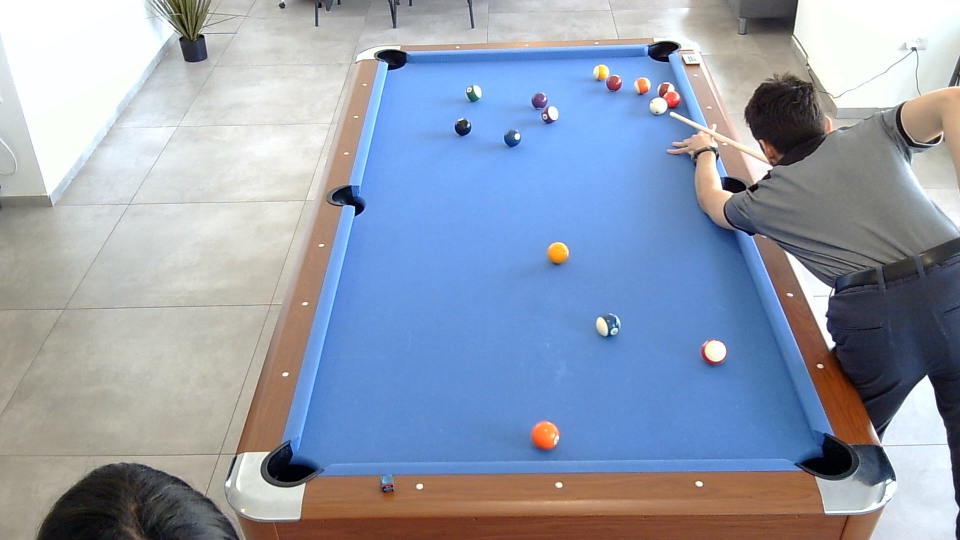
#> input picture data/1.jpg, 1920 x 1080 px (shown at 1/2 size)
$ python main2.py   (older library calls are emulated)
#> lines starting #> are read from the running program, lines starting #| are printed output that depends on the picture; after the words box and inside, x2 and y2 are one past the last pixel; in counts of white or black regions, pixels touching at a corner belong together
import json
import cv2
import colour
import numpy as np
from matplotlib import pyplot as plt

# [9 lines of commented-out code are left out]


def create_convex_hull(contours):
    """
    Creates a convex hull that covers all the provided contours.

    :param contours: A list of contours to cover with the convex hull.
    :return: The points of the convex hull covering all the contours.
    """
    # Combine all the contours into one array
    all_points = np.vstack(contours)

    # Compute the convex hull for the combined points
    convex_hull = cv2.convexHull(all_points)

    return convex_hull


def create_blue_mask(image_hsv):
    lower_blue = np.array([100, 100, 50])
    upper_blue = np.array([140, 255, 255])
    mask = cv2.inRange(image_hsv, lower_blue, upper_blue)
    image_masked_hsv = cv2.bitwise_and(image_hsv, image_hsv, mask=mask)
    return (mask, image_masked_hsv)


# [19 lines left out: functions display, display_color, display_gray, not called in this run]


def display_hsv(image_hsv, title):
    image_rgb = cv2.cvtColor(image_hsv, cv2.COLOR_HSV2BGR)
    display(image_rgb, title)


def find_largest_convex_hull(image_bgr):
    gray = cv2.cvtColor(image_bgr, cv2.COLOR_BGR2GRAY)
    thresh = cv2.threshold(gray, 0, 255, cv2.THRESH_BINARY + cv2.THRESH_OTSU)[1]

    contours, _ = cv2.findContours(thresh, cv2.RETR_TREE, cv2.CHAIN_APPROX_SIMPLE)
    contours = sorted(contours, key=cv2.contourArea, reverse=True)[:1]

    hull = create_convex_hull(contours)
    return hull


# [11 lines left out: functions paint_hull_on_image, paint_lines_on_image, not called in this run]


def is_line_horizontal(line):
    line_height = abs(line[0][0][1] - line[1][0][1])
    line_width = abs(line[0][0][0] - line[1][0][0])
    if line_width < 50:
        return False

    ratio = line_height / line_width
    max_ratio = 0.1
    return ratio < max_ratio


def is_line_vertical(line):
    min_height = 50
    line_height = abs(line[0][0][1] - line[1][0][1])
    if line_height < min_height:
        return False

    return not is_line_horizontal(line)


def filter_lines(hull, pred):
    for i in range(len(hull)):
        line = hull[i], hull[(i + 1) % len(hull)]
        if pred(line):
            yield ((hull[i], hull[(i + 1) % len(hull)]))


def get_horizontal_lines(hull):
    return filter_lines(hull, is_line_horizontal)


def get_vertical_lines(hull):
    return filter_lines(hull, is_line_vertical)


def get_hull_directional_lines(hull):
    """
    Returns: [
        [vertical lines right to the center of mass],
        [vertical lines left to the center of mass],
        [horizontal_lines_above_the_center_of_mass],
        [horizontal_lines_below_the_center_of_mass],
    ]
    """

    hull_center_of_mass = np.mean(hull, axis=0)
    horizontal_lines = list(get_horizontal_lines(hull))
    vertical_lines = list(get_vertical_lines(hull))

    vertical_lines_right_to_the_center_of_mass = [
        line
        for line in vertical_lines
        if line[0][0][0] > hull_center_of_mass[0][0]
        and line[1][0][0] > hull_center_of_mass[0][0]
    ]

    vertical_lines_left_to_the_center_of_mass = [
        line
        for line in vertical_lines
        if line[0][0][0] < hull_center_of_mass[0][0]
        and line[1][0][0] < hull_center_of_mass[0][0]
    ]

    horizontal_lines_above_the_center_of_mass = [
        line
        for line in horizontal_lines
        if line[0][0][1] < hull_center_of_mass[0][1]
        and line[1][0][1] < hull_center_of_mass[0][1]
    ]

    horizontal_lines_below_the_center_of_mass = [
        line
        for line in horizontal_lines
        if line[0][0][1] > hull_center_of_mass[0][1]
        and line[1][0][1] > hull_center_of_mass[0][1]
    ]

    return [
        vertical_lines_right_to_the_center_of_mass,
        vertical_lines_left_to_the_center_of_mass,
        horizontal_lines_above_the_center_of_mass,
        horizontal_lines_below_the_center_of_mass,
    ]


def get_longest_line(group_of_lines):
    return max(group_of_lines, key=lambda line: np.linalg.norm(line[0] - line[1]))


def get_hull_ewns_edges(hull):
    """
    Returns one the east, west, north, and south lines of the quadrilateral hull
    """
    es, ws, ns, ss = get_hull_directional_lines(hull)
    return [
        get_longest_line(es),
        get_longest_line(ws),
        get_longest_line(ns),
        get_longest_line(ss),
    ]


# [5 lines left out: function nptt, not called in this run]


def np_line_to_tuples(np_line):
    return ((np_line[0][0][0], np_line[0][0][1]), (np_line[1][0][0], np_line[1][0][1]))


def np_lines_to_tuples(np_lines):
    return [np_line_to_tuples(line) for line in np_lines]


def find_intersection(line_a, line_b):
    # Each line is provided as ((x1, y1), (x2, y2))
    (x1, y1), (x2, y2) = line_a
    (x3, y3), (x4, y4) = line_b

    # Compute the coefficients of the line equations
    a1 = y2 - y1
    b1 = x1 - x2
    c1 = a1 * x1 + b1 * y1

    a2 = y4 - y3
    b2 = x3 - x4
    c2 = a2 * x3 + b2 * y3

    # Assemble the coefficient matrix and the constant vector
    A = np.array([[a1, b1], [a2, b2]])
    C = np.array([c1, c2])

    # Solve the system of equations
    try:
        intersection = np.linalg.solve(A, C)
        return intersection
    except np.linalg.LinAlgError:
        # If the lines are parallel or identical, there might be no solution or infinitely many solutions
        return None


def find_table_top_edges(e, w, n, s):
    """
    Returns 4 points [nw, ne, sw, se]
    """
    return [
        find_intersection(n, w),
        find_intersection(n, e),
        find_intersection(s, w),
        find_intersection(s, e),
    ]


def find_table_top_quadrilateral(hull):
    hull_e, hull_w, hull_n, hull_s = get_hull_ewns_edges(hull)
    hull_e, hull_w, hull_n, hull_s = np_lines_to_tuples(
        [hull_e, hull_w, hull_n, hull_s]
    )
    nw, ne, sw, se = find_table_top_edges(hull_e, hull_w, hull_n, hull_s)

    return np.array([nw, ne, se, sw], dtype=np.int32)


def mask_quad(image_bgr, quad):
    # Create mask which is the same shape as bgr but with 1 channel (grayscale) instead of 3
    mask = np.zeros(image_bgr.shape[:2], dtype=np.uint8)
    cv2.fillPoly(mask, [quad], 255)
    image_masked_bgr = cv2.bitwise_and(image_bgr, image_bgr, mask=mask)

    return mask, image_masked_bgr


def warp_image_internal(image, corners, height, width):
    # Define the target coordinates for the perspective transform
    target = np.array(
        [[0, 0], [width, 0], [width, height], [0, height]], dtype=np.float32
    )

    # Convert corners to a NumPy float32 array
    corners = np.array(corners, dtype=np.float32)

    # Calculate the perspective transformation matrix
    mat = cv2.getPerspectiveTransform(corners, target)

    # Apply the perspective warp transformation
    out = cv2.warpPerspective(image, mat, (width, height), flags=cv2.INTER_CUBIC)

    return out


def get_tabletop_image(image_bgr, quad, height=1400, width=800):
    return warp_image_internal(image_bgr, quad, height, width)


def get_median_color(image, hull=None):
    if hull:
        # Create an empty black mask with the same dimensions as the image
        mask = np.zeros(image.shape[:2], dtype=np.uint8)

        # Fill the convex hull polygon with white (255)
        cv2.drawContours(mask, hull, 0, 255, -1)

        # Mask the image: only get pixels inside the convex hull
        masked_image = cv2.bitwise_and(image, image, mask=mask)

        # Extract pixels inside the mask
        points = np.where(mask == 255)
        pixels = image[points[0], points[1]]

    else:
        # Just use all image pixels:
        pixels = image.reshape(-1, 3)

    # Filter out white and black pixels / pixels that are too light / too dark to be a distinct color:
    pixels = pixels[(pixels[:, 0] > 10) & (pixels[:, 1] > 10) & (pixels[:, 2] > 10)]

    # Compute the median color
    median_color = np.median(pixels, axis=0)

    return median_color


# [77 lines left out: functions get_k_significant_colors_in_contour, check_if_mask_is_mostly_white, get_k_significant_colors_in_mask, display_colors_hsv, cut_out_contour, not called in this run]


def find_initial_ball_mask_by_color_negation(tabletop_hsv):
    median_color = get_median_color(tabletop_hsv)

    tolerance = 10
    lower_bound = (median_color[0] - tolerance, 100, 100)
    upper_bound = (median_color[0] + tolerance, 255, 255)

    tabletop_hsv_blurred = cv2.GaussianBlur(tabletop_hsv, (15, 15), 0)

    mask = cv2.inRange(tabletop_hsv_blurred, lower_bound, upper_bound)
    mask = cv2.bitwise_not(mask)
    kernel = np.ones((15, 15), np.uint8)
    # mask = cv2.erode(mask, kernel, iterations=1)
    # Commented out since it's not very helpful
    # mask = cv2.dilate(mask, kernel, iterations=1)

    tabletop_masked_bgr = cv2.bitwise_and(tabletop_hsv, tabletop_hsv, mask=mask)
    return mask, tabletop_masked_bgr


# [37 lines left out: function find_initial_ball_mask_by_laplace, not called in this run]


def get_pot_positions(tabletop_bgr):
    board_height, board_width = tabletop_bgr.shape[:2]
    top_left = (10, 10)
    top_right = (board_width - 10, 10)
    bottom_left = (10, board_height - 10)
    bottom_right = (board_width - 10, board_height - 10)
    mid_left = (10, board_height // 2 + 10)
    mid_right = (board_width - 10, board_height // 2 + 10)

    return [
        top_left,
        top_right,
        bottom_left,
        bottom_right,
        mid_left,
        mid_right,
    ]


def get_ball_contours_without_pot_contours(initial_ball_mask):
    pot_positions = get_pot_positions(initial_ball_mask)

    def is_contour_a_pot(contour, pots):
        # Check if the contour is close to any of the pots
        for pot in pots:
            if cv2.pointPolygonTest(contour, pot, False) > 0:
                return True

        return False

    image_area = initial_ball_mask.shape[0] * initial_ball_mask.shape[1]
    min_ball_area = image_area * 0.001

    contours, _ = cv2.findContours(
        initial_ball_mask, cv2.RETR_TREE, cv2.CHAIN_APPROX_SIMPLE
    )
    for contour in contours:
        if is_contour_a_pot(contour, pot_positions):
            continue

        x, y, w, h = cv2.boundingRect(contour)
        if h / w > 2.5 or w / h > 2.5:
            continue

        area = cv2.contourArea(contour)
        if area < min_ball_area:
            continue

        yield contour


def mask_ball_contours(tabletop_image, ball_contours):
    mask = np.zeros(tabletop_image.shape[:2], dtype=np.uint8)
    cv2.drawContours(mask, ball_contours, -1, 255, -1)
    masked_image = cv2.bitwise_and(tabletop_image, tabletop_image, mask=mask)
    return mask, masked_image


class TableTop(object):
    def __init__(self, original_bgr):
        self.original_bgr = original_bgr
        self.original_hsv = cv2.cvtColor(original_bgr, cv2.COLOR_BGR2HSV)

        self.blue_mask, self.blue_masked_hsv = create_blue_mask(self.original_hsv)
        self.blue_masked_bgr = cv2.cvtColor(self.blue_masked_hsv, cv2.COLOR_HSV2BGR)

        self.tabletop_hull = find_largest_convex_hull(self.blue_masked_bgr)
        self.tabletop_quad = find_table_top_quadrilateral(self.tabletop_hull)

        self.tabletop_bgr = get_tabletop_image(self.original_bgr, self.tabletop_quad)
        self.tabletop_hsv = cv2.cvtColor(self.tabletop_bgr, cv2.COLOR_BGR2HSV)

        self.tabletop_median_hsv = get_median_color(self.tabletop_hsv)

        self.ball_contours = list(self.find_ball_contours_by_color_negation())

        _, self.masked_balls_tabletop_hsv = mask_ball_contours(
            self.tabletop_hsv, self.ball_contours
        )

    def find_ball_contours_by_color_negation(self):
        initial_mask, tabletop_masked_hsv = find_initial_ball_mask_by_color_negation(
            self.tabletop_hsv
        )
        ball_contours = list(get_ball_contours_without_pot_contours(initial_mask))

        self.tabletop_masked_hsv = tabletop_masked_hsv

        return ball_contours

    # [209 lines left out: functions get_single_ball_contour, get_single_ball_color, color_distance, get_colors_range_for_ball_calibration, get_colors_for_calibration, create_color_mask and 3 more, not called in this run]


def cut_out_pool_balls(): ...


if __name__ == "__main__":
    # [10 lines of commented-out code are left out]

    image_bgr = cv2.imread("data/1.jpg")
#> image_bgr is the input picture: shape (1080, 1920, 3); mean B, G, R 175.7, 157.2, 146.5
    img_rgb = cv2.cvtColor(image_bgr, cv2.COLOR_BGR2RGB)
    tt = TableTop(image_bgr)
#> in __init__, `self.blue_masked_bgr = cv2.cvtColor(self.blue_masked_hsv, cv2.COLOR_HS..`:
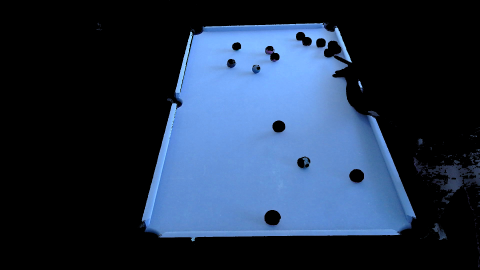
#> self.blue_masked_bgr: shape (1080, 1920, 3) (shown at 1/4 size); mean B, G, R 72.4, 49.6, 34
#> in find_largest_convex_hull, `gray = cv2.cvtColor(image_bgr, cv2.COLOR_BGR2GRAY)`:
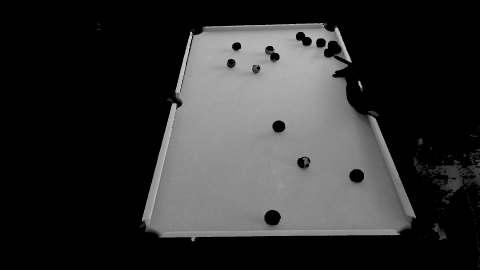
#> gray: shape (1080, 1920) (shown at 1/4 size); min 0, max 205, mean 47.5
#> in find_largest_convex_hull, `thresh = cv2.threshold(gray, 0, 255, cv2.THRESH_BINARY + cv2.THRESH_OT..`:
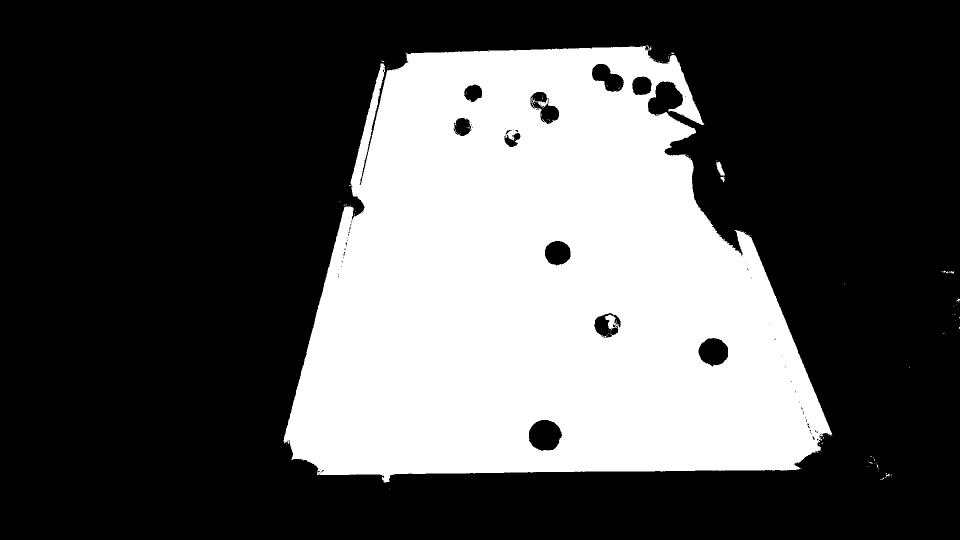
#> thresh: shape (1080, 1920) (shown at 1/2 size); 32.8% white; 105 white regions (98 under 20 px)
#> in find_largest_convex_hull, `contours, _ = cv2.findContours(thresh, cv2.RETR_TREE, cv2.CHAIN_APPROX..`: contours = 216 contours, 193 with area under 20; largest, box (x1, y1, x2, y2) and area: (567, 91, 1665, 965) 694398, (1057, 839, 1125, 903) 3238, (1396, 675, 1457, 734) 2604, (1183, 127, 1249, 185) 2190, (1089, 481, 1142, 532) 2025
#> in find_largest_convex_hull, `contours = sorted(contours, key=cv2.contourArea, reverse=True)[:1]`: contours = 1 contour; box (x1, y1, x2, y2) and area: (567, 91, 1665, 965) 694398
#> in create_convex_hull, `all_points = np.vstack(contours)`: all_points = contour of 2103 points, box (x1, y1, x2, y2) (567, 91, 1665, 965), area 694398
#> in create_convex_hull, `convex_hull = cv2.convexHull(all_points)`: convex_hull = contour of 28 points, box (x1, y1, x2, y2) (567, 91, 1665, 965), area 731592
#> in find_largest_convex_hull, `hull = create_convex_hull(contours)`: hull has the same summary as convex_hull in create_convex_hull
#> in __init__, `self.tabletop_hull = find_largest_convex_hull(self.blue_masked_bgr)`: self.tabletop_hull has the same summary as convex_hull in create_convex_hull
#> in get_hull_directional_lines, `hull_center_of_mass = np.mean(hull, axis=0)`: hull_center_of_mass = [[1104.6, 586]]
#> in is_line_horizontal, `line_height = abs(line[0][0][1] - line[1][0][1])`: line_height = 19
#> in is_line_horizontal, `line_width = abs(line[0][0][0] - line[1][0][0])`: line_width = 53
#> in is_line_horizontal, `ratio = line_height / line_width`: ratio = 0.358
#> in get_hull_directional_lines, `horizontal_lines = list(get_horizontal_lines(hull))`: horizontal_lines = [([[1576, 940]], [[772, 964]]), ([[811, 105]], [[1292, 91]])]
#> in is_line_vertical, `min_height = 50`: min_height = 50
#> in is_line_vertical, `line_height = abs(line[0][0][1] - line[1][0][1])`: line_height = 19
#> in get_hull_directional_lines, `vertical_lines = list(get_vertical_lines(hull))`: vertical_lines = [([[1358, 125]], [[1551, 592]]), ([[1551, 592]], [[1639, 807]]), ([[1639, 807]], [[1663, 866]]), ([[572, 857]], [[733, 233]]), ([[733, 233]], [[752, 160]])]
#> in get_hull_directional_lines, `vertical_lines_right_to_the_center_of_mass = [ line for line in vertic..`: vertical_lines_right_to_the_center_of_mass = [([[1358, 125]], [[1551, 592]]), ([[1551, 592]], [[1639, 807]]), ([[1639, 807]], [[1663, 866]])]
#> in get_hull_directional_lines, `vertical_lines_left_to_the_center_of_mass = [ line for line in vertica..`: vertical_lines_left_to_the_center_of_mass = [([[572, 857]], [[733, 233]]), ([[733, 233]], [[752, 160]])]
#> in get_hull_directional_lines, `horizontal_lines_above_the_center_of_mass = [ line for line in horizon..`: horizontal_lines_above_the_center_of_mass = [([[811, 105]], [[1292, 91]])]
#> in get_hull_directional_lines, `horizontal_lines_below_the_center_of_mass = [ line for line in horizon..`: horizontal_lines_below_the_center_of_mass = [([[1576, 940]], [[772, 964]])]
#> in get_hull_ewns_edges, `es, ws, ns, ss = get_hull_directional_lines(hull)`: es has the same summary as vertical_lines_right_to_the_center_of_mass in get_hull_directional_lines; ws has the same summary as vertical_lines_left_to_the_center_of_mass in get_hull_directional_lines; ns = [([[811, 105]], [[1292, 91]])]; ss = [([[1576, 940]], [[772, 964]])]
#> in find_table_top_quadrilateral, `hull_e, hull_w, hull_n, hull_s = get_hull_ewns_edges(hull)`: hull_e = ([[1358, 125]], [[1551, 592]]); hull_w = ([[572, 857]], [[733, 233]]); hull_n = ([[811, 105]], [[1292, 91]]); hull_s = ([[1576, 940]], [[772, 964]])
#> in find_table_top_quadrilateral, `hull_e, hull_w, hull_n, hull_s = np_lines_to_tuples( [hull_e, hull_w, ..`: hull_e = ((1358, 125), (1551, 592)); hull_w = ((572, 857), (733, 233)); hull_n = ((811, 105), (1292, 91)); hull_s = ((1576, 940), (772, 964))
#> in find_intersection, `(x1, y1), (x2, y2) = line_a`: x1 = 811; y1 = 105; x2 = 1292; y2 = 91
#> in find_intersection, `(x3, y3), (x4, y4) = line_b`: x3 = 572; y3 = 857; x4 = 733; y4 = 233
#> in find_intersection, `a1 = y2 - y1`: a1 = -14
#> in find_intersection, `b1 = x1 - x2`: b1 = -481
#> in find_intersection, `c1 = a1 * x1 + b1 * y1`: c1 = -61859
#> in find_intersection, `a2 = y4 - y3`: a2 = -624
#> in find_intersection, `b2 = x3 - x4`: b2 = -161
#> in find_intersection, `c2 = a2 * x3 + b2 * y3`: c2 = -494905
#> in find_intersection, `A = np.array([[a1, b1], [a2, b2]])`: A = [[-14, -481], [-624, -161]]
#> in find_intersection, `C = np.array([c1, c2])`: C = [-61859, -494905]
#> in find_intersection, `intersection = np.linalg.solve(A, C)`: intersection = [765.7, 106.3]
#> in find_table_top_quadrilateral, `nw, ne, sw, se = find_table_top_edges(hull_e, hull_w, hull_n, hull_s)`: ne = [1343.3, 89.51]; sw = [542.6, 970.8]; se = [1693.4, 936.5]
#> in __init__, `self.tabletop_quad = find_table_top_quadrilateral(self.tabletop_hull)`: self.tabletop_quad = [[765, 106], [1343, 89], [1693, 936], [542, 970]]
#> in warp_image_internal, `mat = cv2.getPerspectiveTransform(corners, target)`: mat = [[1.64, 0.423, -1297.6], [0.112, 3.82, -490.7], [3.98e-05, 0.00136, 1]]
#> in warp_image_internal, `out = cv2.warpPerspective(image, mat, (width, height), flags=cv2.INTER..`:
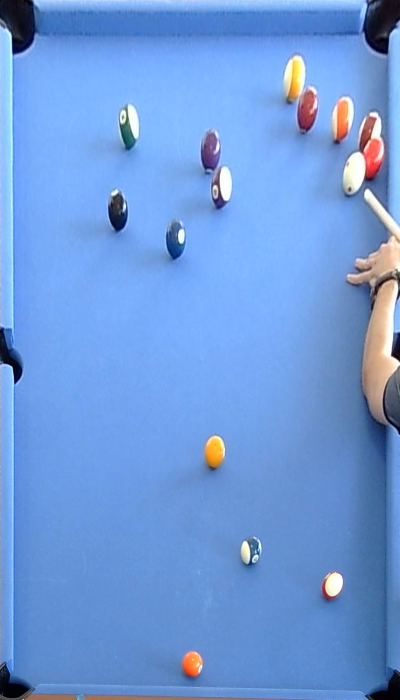
#> out: shape (1400, 800, 3) (shown at 1/2 size); mean B, G, R 217.8, 154.2, 111.4
#> in get_median_color, `median_color = np.median(pixels, axis=0)`: median_color = [108, 133, 227]
#> in find_initial_ball_mask_by_color_negation, `lower_bound = (median_color[0] - tolerance, 100, 100)`: lower_bound = (98, 100, 100)
#> in find_initial_ball_mask_by_color_negation, `upper_bound = (median_color[0] + tolerance, 255, 255)`: upper_bound = (118, 255, 255)
#> in find_initial_ball_mask_by_color_negation, `mask = cv2.inRange(tabletop_hsv_blurred, lower_bound, upper_bound)`:
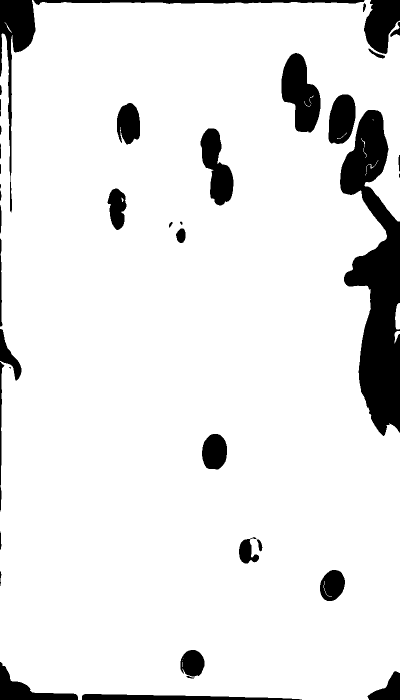
#> mask: shape (1400, 800) (shown at 1/2 size); 90.8% white; 39 black regions (3 under 20 px), largest, box (x1, y1, x2, y2) and area: (680, 220, 800, 872) 40659, (0, 0, 71, 425) 7911, (563, 106, 641, 265) 7869
#> in find_initial_ball_mask_by_color_negation, `mask = cv2.bitwise_not(mask)`:
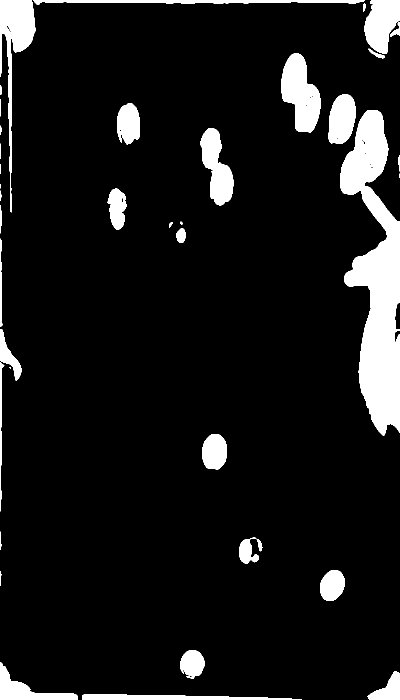
#> mask: shape (1400, 800) (shown at 1/2 size); 9.2% white; 39 white regions (3 under 20 px)
#> in find_ball_contours_by_color_negation, `ball_contours = list(get_ball_contours_without_pot_contours(initial_ma..`: ball_contours = 9 contours; largest, box (x1, y1, x2, y2) and area: (563, 106, 641, 265) 7720, (401, 257, 467, 411) 5525, (657, 189, 711, 288) 4162, (234, 206, 280, 289) 2862, (404, 868, 454, 939) 2792
#> in __init__, `self.ball_contours = list(self.find_ball_contours_by_color_negation())`: self.ball_contours has the same summary as ball_contours in find_ball_contours_by_color_negation

    _, tabletop_masked_bgr = mask_quad(tt.original_bgr, tt.tabletop_quad)
#> in mask_quad, `image_masked_bgr = cv2.bitwise_and(image_bgr, image_bgr, mask=mask)`:
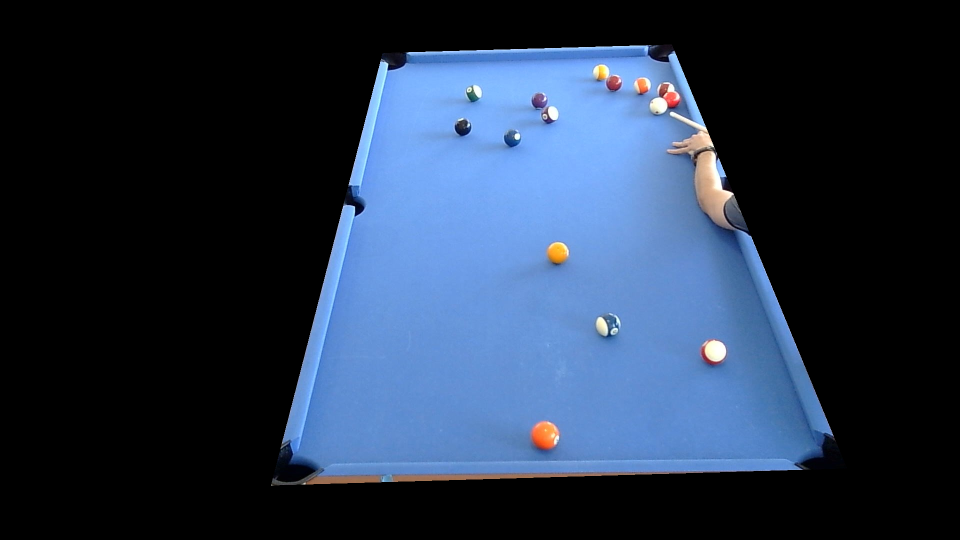
#> image_masked_bgr: shape (1080, 1920, 3) (shown at 1/2 size); mean B, G, R 75.2, 52.8, 37.7
    _, tabletop_masked_hsv = mask_quad(tt.original_hsv, tt.tabletop_quad)

    # ball_positions = get_ball_positions(tabletop_masked_bgr)
    # print(ball_positions)

#> (the run stopped early here; a loop or call above may not have finished)
